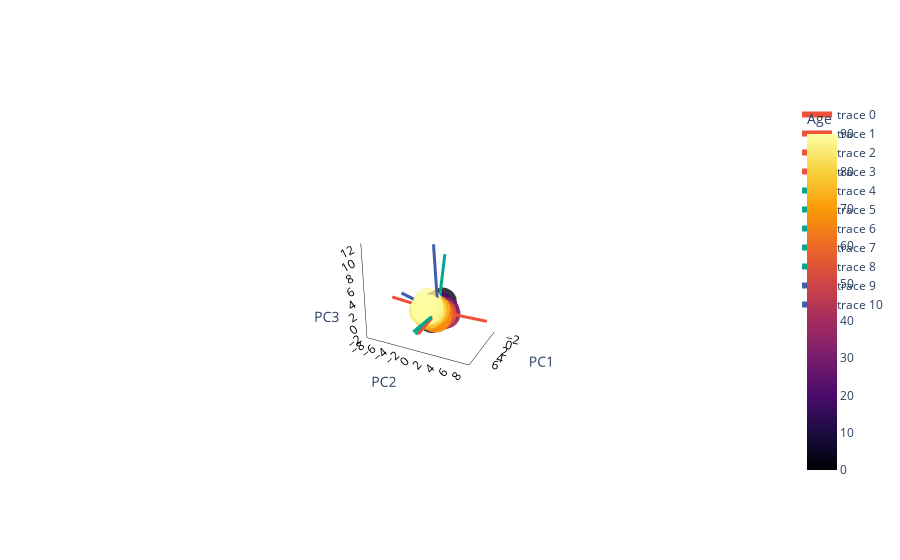

Notebook cell for this chart:
### Code cell
### Extended Data Figure 3e ###

# Create a DataFrame with standardized scores and age
df_scores = pd.DataFrame(pca_scores, columns=['PC1', 'PC2', 'PC3'])
df_scores['Age'] = input_data['age']
df_avg_scores = df_scores.groupby('Age').mean().reset_index()

# Create a 3D biplot
fig = go.Figure()
# Plot PCA loadings as arrows and label predictors with different colors
for i in range(len(measures)):
    # Define custom legend names
    legend_name = 'Integration' if i == 0 else ('Segregation' if i == 6 else ('Centrality' if i == 10 else predabb[i]))

    fig.add_trace(go.Scatter3d(
        x=[0, pca_loadings[i, 0]*15],
        y=[0, pca_loadings[i, 1]*15],
        z=[0, pca_loadings[i, 2]*15],
        mode='lines',
        line=dict(color=get_line_color(i), width=6)
    ))

# Scatter plot of PCA scores colored by 'age'
fig.add_trace(go.Scatter3d(
    x=df_avg_scores['PC1'],
    y=df_avg_scores['PC2'],
    z=df_avg_scores['PC3'],
    mode='markers',
    marker=dict(
        size=10,
        color=df_avg_scores['Age'],
        colorscale='inferno',
        opacity=0.8,
        colorbar=dict(title='Age')
    ), showlegend= False
))

fig.update_layout(
    scene=dict(
        xaxis=dict(
            title='PC1',
            linecolor='black',
            tickcolor='black',
            showgrid=False,
            showbackground=False,
            tickfont=dict(color='black'),
            #titlefont=dict(color='black', size=10, family='Arial')
        ),
        yaxis=dict(
            title='PC2',
            linecolor='black',
            tickcolor='black',
            showgrid=False,
            showbackground=False,
            tickfont=dict(color='black'),
            #titlefont=dict(color='black', size=10, family='Arial')
        ),
        zaxis=dict(
            title='PC3',
            linecolor='black',
            tickcolor='black',
            showgrid=False,
            showbackground=False,
            tickfont=dict(color='black'),
            #titlefont=dict(color='black', size=10, family='Arial')
        )
    ),
    scene_camera=dict(
        eye=dict(x=4, y=2, z=2) 
    )
)
# Show the plot
pio.write_image(fig, 'PCA_biplot.png', width=800, height=900,scale=3)  
fig.show()

### Figure 1 — Plotly figure (JSON) as saved in the notebook; plotly's stock layout.template omitted (floating-point values rounded to 4 significant figures)
{"data": [{"line": {"color": "#ee5038", "width": 6}, "mode": "lines", "type": "scatter3d", "x": [0, -0.4139], "y": [0, 8.022], "z": [0, -0.0968]}, {"line": {"color": "#ee5038", "width": 6}, "mode": "lines", "type": "scatter3d", "x": [0, 0.683], "y": [0, -7.932], "z": [0, 1.114]}, {"line": {"color": "#ee5038", "width": 6}, "mode": "lines", "type": "scatter3d", "x": [0, -0.1219], "y": [0, -4.382], "z": [0, -2.544]}, {"line": {"color": "#ee5038", "width": 6}, "mode": "lines", "type": "scatter3d", "x": [0, 7.314], "y": [0, 0.3322], "z": [0, -0.3546]}, {"line": {"color": "#00a78e", "width": 6}, "mode": "lines", "type": "scatter3d", "x": [0, 0.03873], "y": [0, -5.143], "z": [0, -0.9296]}, {"line": {"color": "#00a78e", "width": 6}, "mode": "lines", "type": "scatter3d", "x": [0, -2.591], "y": [0, -0.1252], "z": [0, 8.674]}, {"line": {"color": "#00a78e", "width": 6}, "mode": "lines", "type": "scatter3d", "x": [0, 7.083], "y": [0, 0.1568], "z": [0, 0.3473]}, {"line": {"color": "#00a78e", "width": 6}, "mode": "lines", "type": "scatter3d", "x": [0, 7.345], "y": [0, -0.05922], "z": [0, -0.4657]}, {"line": {"color": "#00a78e", "width": 6}, "mode": "lines", "type": "scatter3d", "x": [0, 7.323], "y": [0, -0.4282], "z": [0, -0.1396]}, {"line": {"color": "#405eaa", "width": 6}, "mode": "lines", "type": "scatter3d", "x": [0, -1.022], "y": [0, -7.186], "z": [0, 1.275]}, {"line": {"color": "#405eaa", "width": 6}, "mode": "lines", "type": "scatter3d", "x": [0, 2.313], "y": [0, 0.331], "z": [0, 11.79]}, {"marker": {"color": [0, 1, 2, 3, 5, 6, 7, 8, 9, 10, 11, 12, 13, 14, 15, 16, 17, 18, 19, 20, 21, 22, 23, 24, 25, 26, 27, 28, 29, 30, 31, 32, 33, 34, 35, 36, 37, 38, 39, 40, 41, 42, 43, 44, 45, 46, 47, 48, 49, 50, 51, 52, 53, 54, 55, 56, 57, 58, 59, 60, 61, 62, 63, 64, 65, 66, 67, 68, 69, 70, 71, 72, 73, 74, 75, 76, 77, 78, 79, 80, 81, 82, 83, 84, 85, 86, 87, 88, 89, 90], "colorbar": {"title": {"text": "Age"}}, "colorscale": [[0, "#000004"], [0.1111, "#1b0c41"], [0.2222, "#4a0c6b"], [0.3333, "#781c6d"], [0.4444, "#a52c60"], [0.5556, "#cf4446"], [0.6667, "#ed6925"], [0.7778, "#fb9b06"], [0.8889, "#f7d13d"], [1, "#fcffa4"]], "opacity": 0.8, "size": 10}, "mode": "markers", "showlegend": false, "type": "scatter3d", "x": [-0.8297, -2.578, -1.138, 1.124, 1.207, -1.176, -0.3001, 0.1296, -0.4993, -0.4806, -0.6605, -0.5928, -0.7893, -1.282, -1.431, -1.122, -1.384, -0.9238, -1.191, -1.248, -1.333, -0.6725, -0.05354, -0.08801, -0.1393, -0.1849, -0.1298, -0.09967, -0.4772, -0.3534, -0.009969, -0.0004846, -0.2082, -0.5201, -0.2877, 0.4232, 0.3842, 0.6222, 0.7611, 0.05579, 0.8021, 0.04185, 0.9661, 0.573, 0.4828, 0.6285, 0.6745, 0.6329, 0.1958, 1.084, 0.764, 1.054, 1.739, 1.086, 0.8892, 1.073, 1.197, 1.353, 1.302, 0.9163, 1.043, 1.253, 0.7499, 1.751, 2.057, 1.004, 1.552, 2.032, 1.976, 1.907, 1.365, 1.722, 1.4, 1.293, 2.149, 1.297, 2.136, 1.165, 1.731, 1.482, 2.145, 1.582, 1.807, 1.394, 2.196, 1.638, 2.72, 2.284, 1.393, 1.269], "y": [-0.119, -0.5403, -0.2838, -0.5569, 0.6762, -1.105, -0.588, -0.9197, -1.137, -0.9875, -1.23, -1.038, -1.131, -0.7955, -0.5365, -0.8456, -0.7274, -1.109, -0.537, -0.4599, -0.3348, 0.7485, 0.8223, 1.006, 1.04, 0.7301, 0.9447, 0.5481, 0.9363, 0.9347, 0.8965, 0.6307, 0.7606, 1.091, 0.8594, 0.4971, 0.2307, 0.1569, -0.1597, -0.1562, 0.2864, 0.1078, 0.1707, -0.3324, 0.9646, -0.006803, 0.3837, 0.3184, 0.6992, 0.2506, 0.342, 0.3028, -0.06595, 0.1999, 1.029, -0.01154, 0.1271, 0.05109, 0.07789, 0.3509, -0.386, 0.6481, 0.3807, 0.1326, 0.2281, -0.1672, -0.1829, 0.6266, -0.7372, -0.7993, -0.6957, 0.1171, -0.4069, 0.1345, -0.7338, -0.6867, -0.7113, -0.5161, -0.4937, -0.6725, -1.222, -0.3524, -1.138, -1.926, -0.5229, -1.544, -1.152, -0.4365, -1.201, -1.701], "z": [-0.1222, 0.4428, 0.2734, -0.8539, 0.2722, 0.3575, -0.3201, -0.5209, -0.4334, -0.1986, -0.05416, -0.3389, -0.07961, 0.1305, 0.07685, 0.117, 0.3177, 0.1708, 0.1206, 0.247, 0.2714, -0.06437, -0.3959, -0.215, 0.003991, -0.1573, -0.2245, -0.2803, 0.08953, -0.1755, -0.09661, -0.08567, 0.03239, -0.4521, -0.2205, 0.09276, -0.2765, -0.2841, 0.04368, 0.06197, -0.1221, -0.1241, -0.243, -0.2617, -0.241, -0.2437, -0.016, -0.08155, 0.02464, 0.1501, -0.04896, -0.2785, -0.07691, 0.07238, 0.2523, -0.1794, -0.06029, 0.009279, -0.05957, -0.3531, 0.3492, 0.444, 0.1609, 0.5989, -0.1215, 0.1109, 0.127, -0.1157, 0.5595, 0.8747, 0.4856, 0.8208, 0.4647, 1.026, 0.1714, 0.6104, 0.9972, 0.7887, 0.3658, 0.919, 0.7459, 0.8877, 0.672, 0.3118, 1.103, 0.895, 1.096, 1.28, 1.954, 0.7249]}], "layout": {"scene": {"camera": {"eye": {"x": 4, "y": 2, "z": 2}}, "xaxis": {"linecolor": "black", "showbackground": false, "showgrid": false, "tickcolor": "black", "tickfont": {"color": "black"}, "title": {"text": "PC1"}}, "yaxis": {"linecolor": "black", "showbackground": false, "showgrid": false, "tickcolor": "black", "tickfont": {"color": "black"}, "title": {"text": "PC2"}}, "zaxis": {"linecolor": "black", "showbackground": false, "showgrid": false, "tickcolor": "black", "tickfont": {"color": "black"}, "title": {"text": "PC3"}}}}}
